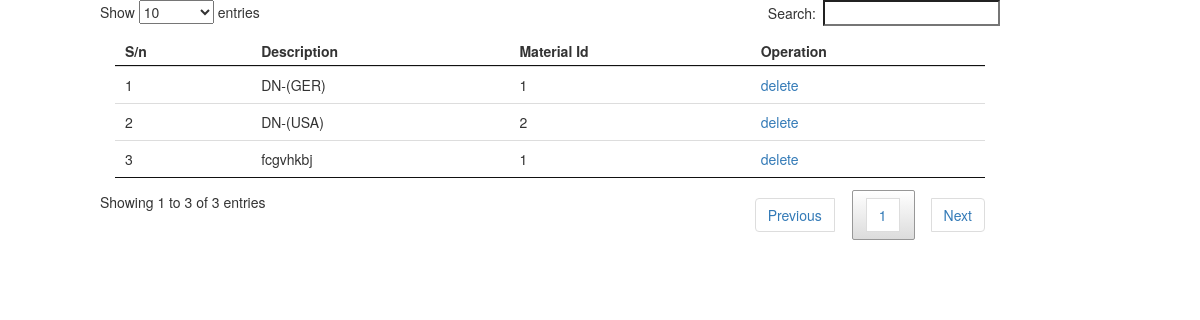
/admin/standard_name_list.php, run on the app's committed database.
### tables this page shows
CREATE TABLE IF NOT EXISTS `standard_name` (
`id` int(10) NOT NULL,
  `description` varchar(200) NOT NULL,
  `material_id` int(10) NOT NULL
);

### admin/standard_name_list.php (the view, shortened to what this page needs)
<!DOCTYPE html>
<html>
	<head>
		<link rel="stylesheet" type="text/css" href="./css/bootstrap.min.css">
		<link rel="stylesheet" type="text/css" href="./css/dataTables.bootstrap.min.css">
		<link rel="stylesheet" type="text/css" href="./css/jquery.dataTables.min.css">
		<link rel="stylesheet" type="text/css" href="./css/jquery.dataTables_themeroller.css">
	</head>
	<body>
		<div>
			<div class="col-md-9">
				<table id="myTable" class="table">
					<thead>
						<th>S/n</th>
						<th>Description</th>
						<th>Material Id</th>
						<th>Operation</th>
					</thead>
					<tbody>
						<?php
							$sn=1;
							$query=mysql_query("SELECT * FROM standard_name");
							while($row = mysql_fetch_array($query))
							{
						?>
								<tr>
									<td><?php echo $sn ?></td>
									<td><?php echo $row['description'] ?></td>
							        <td><?php echo $row['material_id'] ?></td>
									<td><a  href="delete.php?standardname=<?php echo $row['id'] ?>">delete</a></td>
								</tr>
								<?php $sn = $sn + 1; ?>
						<?php
							}
						?>
					</tbody>
				</table>
			</div>
		</div>
	</body>
</html>

### data on the page
standard_name: description "DN-(GER)", material "1"
standard_name: description "DN-(USA)", material "2"
standard_name: description "fcgvhkbj", material "1"
